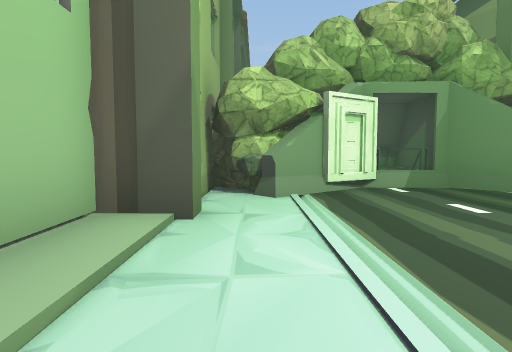
View 1 (above)

16 first-person views from a walk through a Unity game level. The camera is 1.3 m above the floor, tilts 4° down and sees 75° across. The floor is counted in squares, 2 m on a side. Each view is taken from the middle of a square. On the plan, view 1 faces up. The plan holds only what a view shows up to about 10 squares ahead; the rest is blank. The place goes on beyond the plan. The player character is not drawn. Some surface patterns are stand-ins.

View 2
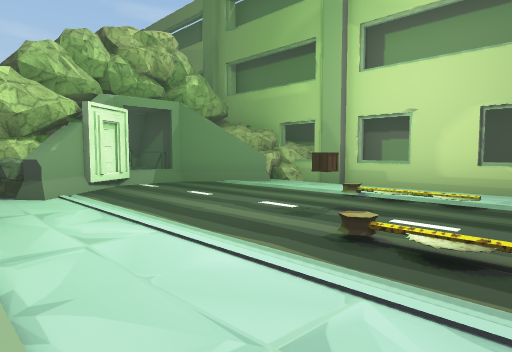

View 3
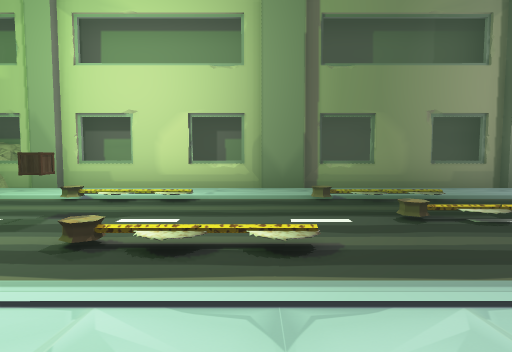

View 4
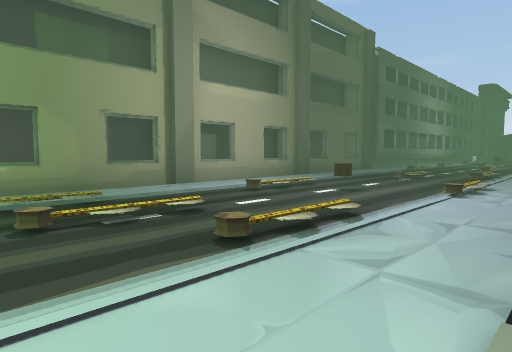

View 5
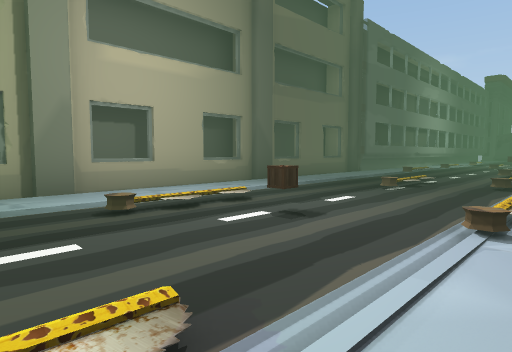

View 6
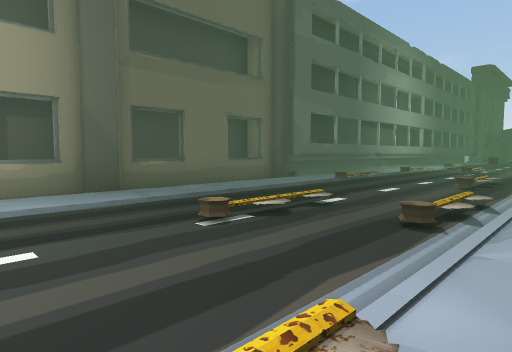

View 7
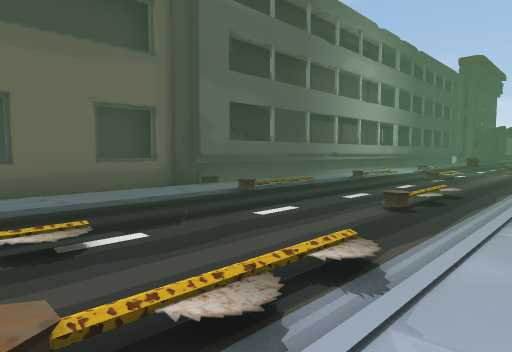

View 8
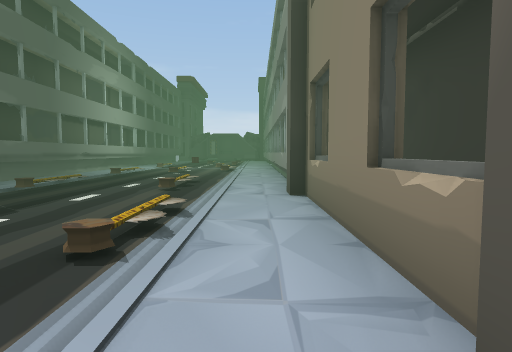

View 9
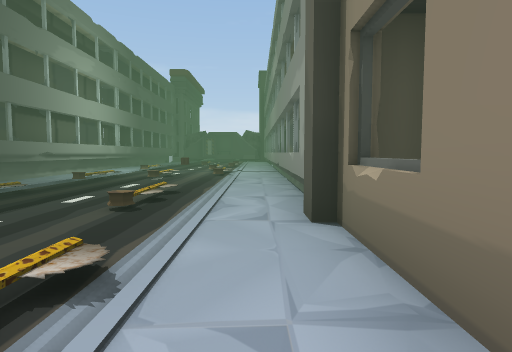

View 10
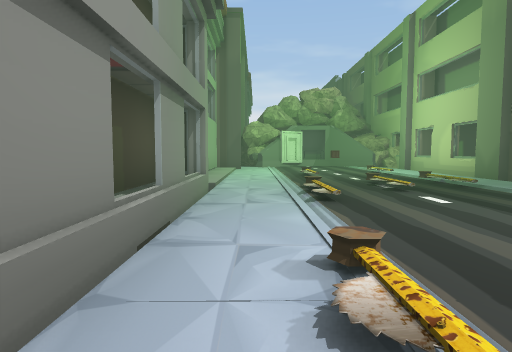

View 11
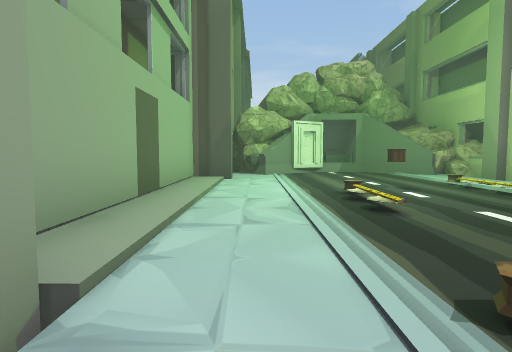

View 12
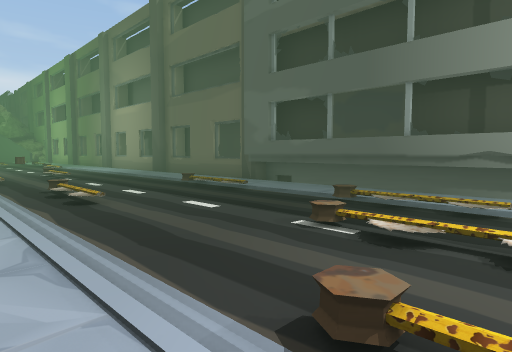

View 13
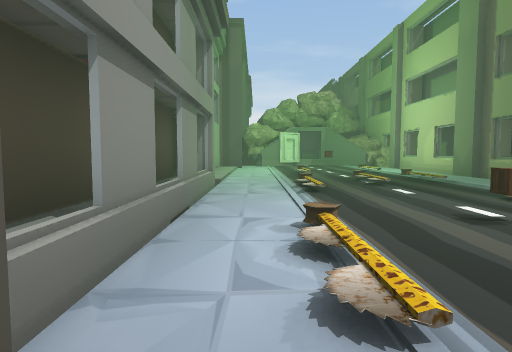

View 14
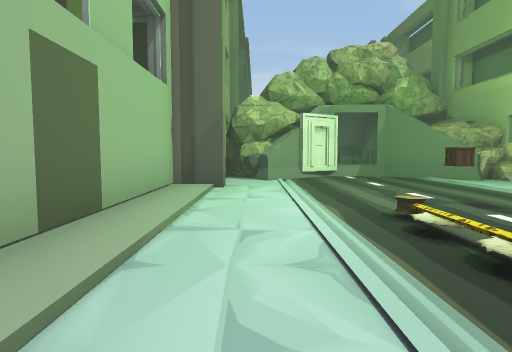

View 15
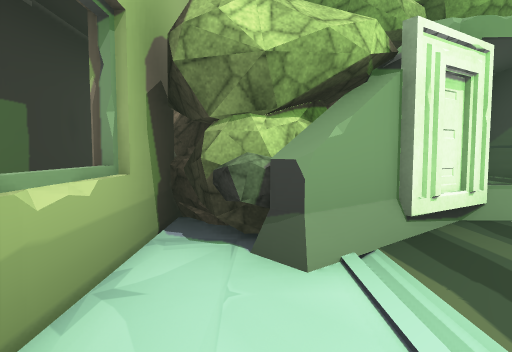

View 16
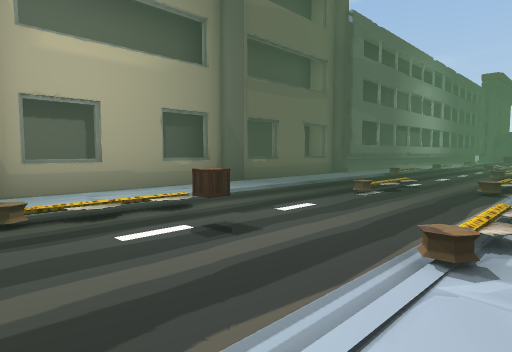

### Floor plan
Key: @ floor where view 1 was taken; # wall or solid block; . main floor; : floor 0.25 m higher than the main floor; / step, stairs or slope; = window, fence, low wall or low ledge; ^ raised ledge; v drop or lower ground; R rock; O other object.
Columns run from 2 left of view 1 to 8 right of it. Each row starts with its distance up from view 1.
  8  RRR ^
  7 ##RR#^RR R
  6 ##RR#.#RRRR
  5 ###....##RR
  4 ##......#
  3 #/......##
  2 #/..../.^#
  1 #/...O/.##
  0 #/@.../.^#
 -1 #/......##
 -2 #/..../.##
 -3 #/..../.^#
 -4 vv.:../.##
 -5 v#.:....##
 -6 v#......##
 -7 v=......##
 -8 v#..O...##
 -9 v#......##
-10  #......^#
-11  #./....##
-12  ^./....##
-13 ##./....##
-14 #^./....##
-15 ##......=#
-16  #......##
-17  #......#
-18  #......#
-19  #......#
-20  #..../.#
-21  #./../.#
-22  #./... #

Positions as (right, up) in squares from view 1, and headings:
1: (0, 0), facing up
2: (-1, -1), facing up-right
3: (-1, -1), facing right
4: (-1, -2), facing down-right
5: (0, -5), facing down-right
6: (0, -9), facing down-right
7: (0, -12), facing down-right
8: (0, -10), facing down
9: (0, -12), facing down
10: (0, -10), facing up
11: (0, -5), facing up
12: (0, -22), facing up-right
13: (0, -11), facing up
14: (0, -3), facing up
15: (0, 3), facing up
16: (0, -6), facing down-right
